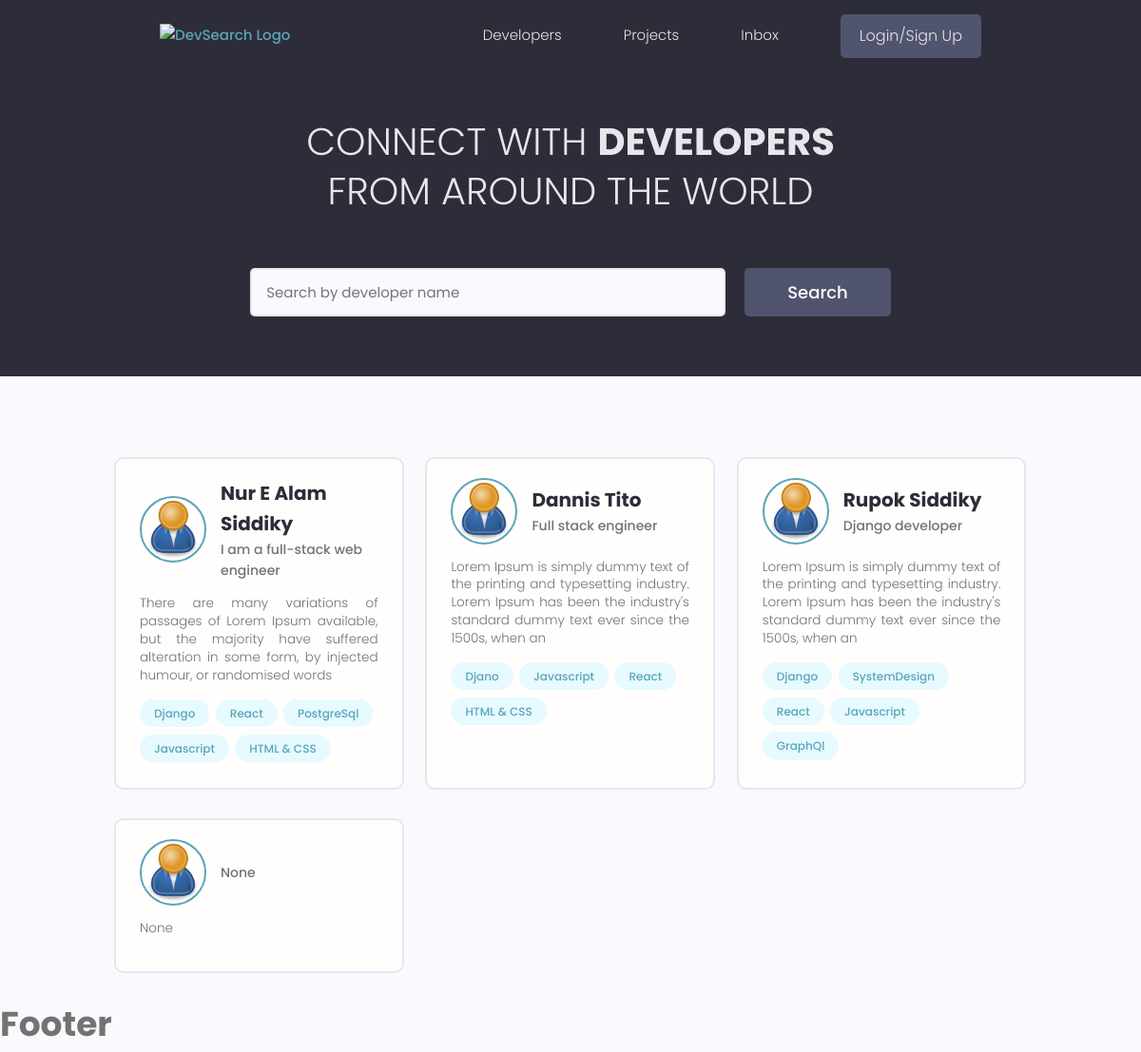
Before: / with the older database file.
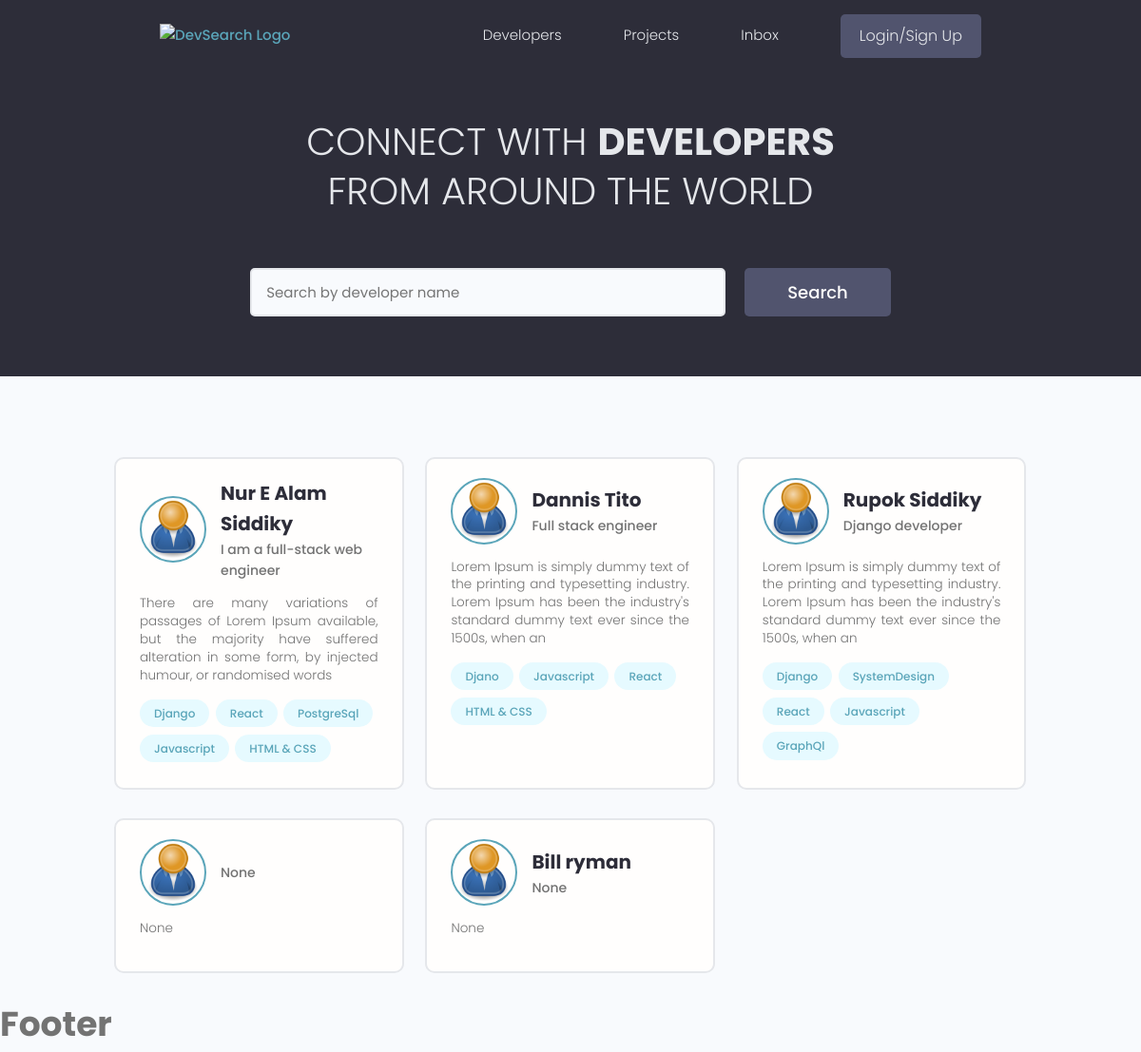
After: the same page with the newer database file.
### users/models.py (models this page shows, shortened)
class Profile(models.Model):
    user = models.OneToOneField(User, on_delete=models.CASCADE, null=True, blank=True)
    name = models.CharField(max_length=200, blank=True, null=True)
    username = models.CharField(max_length=200, blank=True, null=True)
    email = models.EmailField(max_length=100, null=True, blank=True)
    short_intro = models.CharField(max_length=200, null=True, blank=True)
    bio = models.TextField(null=True, blank=True)
    location = models.CharField(max_length=100, blank=True, null=True)
    profile_image = models.ImageField(null=True, blank=True, upload_to='profiles/', default='profiles/user-default.png')
    social_github = models.CharField(max_length=200, blank=True, null=True)
    social_twitter = models.CharField(max_length=200, blank=True, null=True)
    social_linkedin = models.CharField(max_length=200, blank=True, null=True)
    social_website = models.CharField(max_length=200, blank=True, null=True)
    social_youtube= models.CharField(max_length=200, blank=True, null=True)
    created = models.DateTimeField(auto_now_add=True)
    id = models.UUIDField(default=uuid.uuid4, unique=True, primary_key=True, editable=False)

class Skill(models.Model):
    owner = models.ForeignKey(Profile, on_delete=models.CASCADE)
    name = models.CharField(max_length=50)
    description = models.TextField(max_length=2000, default='describe your experience here on this skill', null=True, blank=True)
    created = models.DateTimeField(auto_now_add=True)
    id = models.UUIDField(default=uuid.uuid4, unique=True, primary_key=True, editable=False)
    def __str__(self) -> str:
        return str(self.name)

### users/views.py (the view)
# urls.py: path('', views.profiles, name='profiles' ),
def profiles(request):
    profiles = Profile.objects.all()
    context = {'profiles':profiles}
    return render(request, 'users/profiles.html', context)

### users/templates/users/profiles.html (shortened to what this page needs)
{% extends 'main.html' %}
{% block content %}
  <main class="home">
    <section class="hero-section text-center">
      <div class="container container--narrow">
        <div class="hero-section__box">
          <h2>CONNECT WITH <span>DEVELOPERS</span></h2>
          <h2>FROM AROUND THE WORLD</h2>
        </div>
        <div class="hero-section__search">
          <form class="form" action="#" method="get">
            <div class="form__field">
              <input class="input input--text" id="formInput#search" type="text" name="text"
                placeholder="Search by developer name" />
            </div>
            <input class="btn btn--sub btn--lg" type="submit" value="Search" />
          </form>
        </div>
      </div>
    </section>
    <section class="devlist">
      <div class="container">
        <div class="grid grid--three">
            {% for profile in profiles %}
            <div class="column card">
            <div class="dev">
              <a href="{% url 'user-profile' profile.id %}" class="card__body">
                <div class="dev__profile">
                  <img class="avatar avatar--md" src="{{ profile.profile_image.url }}" alt="image" />
                  <div class="dev__meta">
                    <h3>{{ profile.name }}</h3>
                    <h5>{{ profile.short_intro }}</h5>
                  </div>
                </div>
                <p class="dev__info">
                  {{ profile.bio|slice:':160' }}
                </p>
                <div class="dev__skills">
                  {% for skill in profile.skill_set.all|slice:'5' %}
                    <span class="tag tag--pill tag--main">
                        <small>{{ skill }}</small>
                    </span>
                    {% endfor %}
                </div>
              </a>
            </div>
          </div>
          {% endfor %}
        </div>
      </div>
    </section>
  </main>
{% endblock content %}

### templates/main.html (shortened to what this page needs)
<!DOCTYPE html>
{% load static %}
<html lang="en">
<head>
  <link rel="stylesheet" href="https://cdn.iconmonstr.com/1.3.0/css/iconmonstr-iconic-font.min.css" />
  <link rel="stylesheet" href="{% static 'uikit/styles/uikit.css' %}" />
  <link rel="stylesheet" href="{% static 'style/app.css' %}" />
</head>
<body>
    {% include 'navbar.html' %}
    {% block content %}
    {% endblock content %}
    <h2>Footer</h2>
</body>
</html>

### templates/navbar.html (shortened to what this page needs)
{% load static %}
<header class="header">
    <div class="container container--narrow">
      <a href="{% url 'profiles' %}" class="header__logo">
        <img src="{% static 'images/logo.svg' %}" alt="DevSearch Logo" />
      </a>
      <nav class="header__nav">
        <ul class="header__menu">
          <li class="header__menuItem"><a href="{% url 'profiles' %}">Developers</a></li>
          <li class="header__menuItem"><a href="{% url 'projects' %}">Projects</a></li>
          <li class="header__menuItem"><a href="">Inbox</a></li>
          {% if request.user.is_authenticated %}
          <li class="header__menuItem"><a href="{% url 'create-project' %}">Add Projects</a></li>
          <li class="header__menuItem"><a href="{% url 'logout' %}" class="btn btn--sub">Logout</a></li>
          {% else %}
          <li class="header__menuItem"><a href="{% url 'login' %}" class="btn btn--sub">Login/Sign Up</a></li>
          {% endif %}
        </ul>
      </nav>
    </div>
  </header>

### static/style/app.css (style rules this page uses)
:root { --color-sub: #2d2d39; }
.btn--sub { background-color: var(--color-sub-light); }
.card { border: 2px solid var(--color-light); }
img { width: 100%; }
.header { position: sticky; z-index: 111; background-color: var(--color-sub); padding: 1.5rem 0; }
.header > .container { display: flex; justify-content: space-between; align-items: center; }
.header__logo > img { height: 3.8rem; }
.header__nav > ul { display: inline-flex; align-items: center; list-style: none; gap: 6.5rem; }
.header__menuItem > a { color: var(--color-light); font-weight: 300; }
.hero-section { height: 40vh; display: flex; align-items: center; background-color: var(--color-sub); }
.hero-section__box { margin-bottom: 4rem; }
.hero-section__box > h2, .hero-section__box > h2 > span { font-size: 4rem; color: var(--color-light); line-height: 1.3; text-transform: uppercase; }
.hero-section__box > h2 { font-weight: 300; }
.hero-section__box > h2 > span { font-weight: 700; }
.hero-section__search > .form { display: flex; align-items: center; justify-content: center; gap: 2rem; }
.hero-section__search > .form input.input--text { width: 50rem; }
.devlist { margin-top: 8rem; }
.devlist .grid { align-items: stretch; }
.devlist .dev .dev__profile { display: flex; align-items: center; gap: 1.5rem; }
.devlist .dev .dev__meta h3 { color: var(--color-sub); font-size: 2rem; font-weight: 700; }
.devlist .dev .dev__meta h5 { color: var(--color-text); font-size: 1.4rem; font-weight: 500; }
.devlist .dev .dev__info { margin: 1.5rem 0; font-size: 1.35rem; line-height: 1.4; text-align: justify; }

### static/uikit/styles/modules/_variables.css (style rules this page uses)
:root { --color-main: #5aa5b9; --color-main-light: #e6faff; --color-sub: #3f4156; --color-sub-light: #51546e; --color-sub-lighter: #ededfd; --color-text: #737373; --color-gray: #8b8b8b; --color-light: #e5e7eb; --color-light-gray: #767676; --color-bg: #f8fafd; --color-white: #fffefd; --color-white-light: #f3f3f3; --color-success: #359e64; --color-success-bg: #def8e8; --color-error: #fc4b0b; --color-error-bg: #fff2ee; --font-base: 'Poppins', arial, helvetica, 'Segoe UI', roboto, ubuntu, sans-serif; --font-monospace: 'Fira Code', 'Courier New', courier, monospace; --font-regular: 300; --font-medium: 500; --font-bold: 700; --generic-shadow: 1px 1px 5px #00000010; --generic-transition: all 0.3s ease-in-out; }

### static/uikit/styles/modules/_base.css (style rules this page uses)
* { margin: 0; padding: 0; box-sizing: border-box; text-rendering: optimizeLegibility; color: inherit; font-size: inherit; }
html { font-size: 50%; }
@media only screen and (min-width: 480px) { html { font-size: 56.25%; } }
@media only screen and (min-width: 1200px) { html { font-size: 62.5%; } }
body { line-height: 1.6; font-weight: 400; font-size: 1.5rem; color: var(--color-text); background-color: var(--color-bg); min-height: 100vh; }

### static/uikit/styles/modules/_typography.css (style rules this page uses)
* { font-family: var(--font-base); }
h2 { font-size: 3.6rem; font-weight: var(--font-bold); }
h3 { font-size: 3.2rem; font-weight: var(--font-medium); }
h5 { font-size: 2.4rem; font-weight: var(--font-medium); }
h5, h6 { font-weight: var(--font-regular); }
p, span, strong { font-size: 1.6rem; color: var(--color-text); font-weight: var(--font-regular); }
a { padding-bottom: 2px; text-decoration: none; display: inline-block; color: var(--color-main); font-weight: var(--font-medium); }

### static/uikit/styles/modules/_utilities.css (style rules this page uses)
.container { width: 92%; max-width: 165rem; margin: 0 auto; box-sizing: border-box; }
.container--narrow { width: 92%; max-width: 120rem; }
@media screen and (min-width: 1000px) { .container { width: 90%; } }
@media screen and (min-width: 1000px) { .container--narrow { width: 85%; } }
@media screen and (min-width: 1200px) { .container { width: 80%; } }
@media screen and (min-width: 1200px) { .container--narrow { width: 72%; } }
.text-center { text-align: center; }

### static/uikit/styles/modules/_avatar.css (style rules this page uses)
.avatar { border-radius: 50%; border: 2px solid var(--color-main); object-fit: cover; }
.avatar--md { height: 7rem; width: 7rem; }

### static/uikit/styles/modules/_button.css (style rules this page uses)
.btn { display: inline-block; position: relative; cursor: pointer; background-color: var(--color-light); font-weight: var(--font-medium); color: var(--color-sub); text-decoration: none; padding: 1rem 2rem; border-radius: 0.5rem; border: none; width: -webkit-fit-content; width: -moz-fit-content; width: fit-content; height: -webkit-fit-content; height: -moz-fit-content; height: fit-content; font-size: 1.6rem; outline-width: 0; outline-color: transparent; -webkit-backface-visibility: hidden; backface-visibility: hidden; transition: all 0.3s ease-in-out; }
.btn--sub { background-color: var(--color-sub); color: var(--color-white); }
.btn--lg { font-size: 1.8rem; padding: 1.2rem 4.5rem; }

Changed rows visible on the page:
added Profile: profile_image (placeholder picture), name "Bill ryman", short_intro "None", bio "None"
